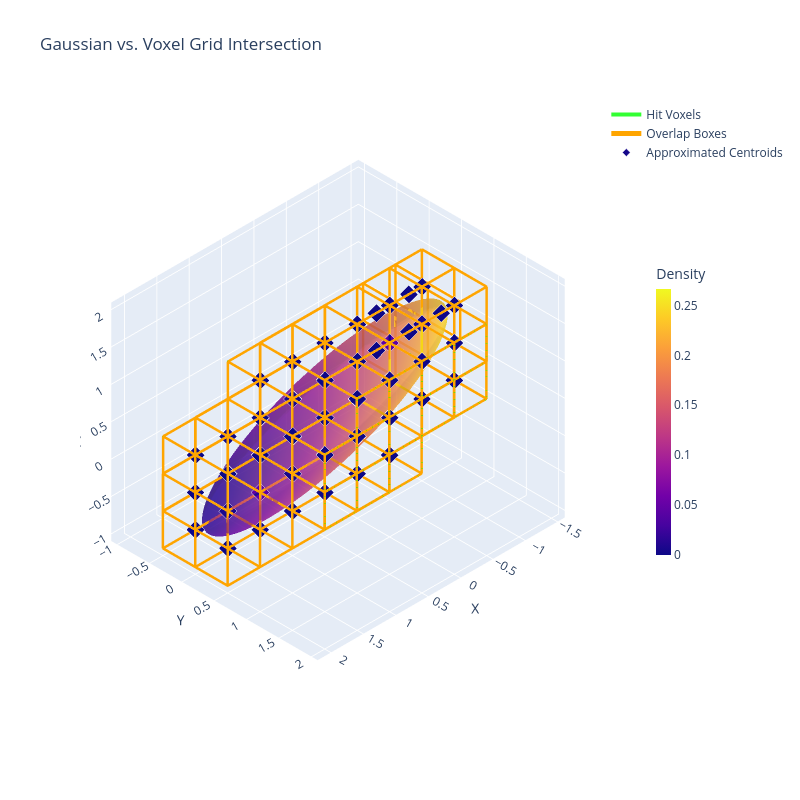

Notebook source saved alongside this figure:
### Code cell
for name in ["Missed Voxels", "Contact Points", "AABB"]:
    fig.update_traces(visible=False, selector=dict(name=name))

hit_vx_mins = vx_aabb_mins[out_voxel_ids]
hit_vx_maxs = vx_aabb_maxs[out_voxel_ids]
hit_gs_mins = aabb_min[out_gaus_ids]
hit_gs_maxs = aabb_max[out_gaus_ids]

overlap_mins = torch.max(hit_vx_mins, hit_gs_mins)
overlap_maxs = torch.min(hit_vx_maxs, hit_gs_maxs)

overlap_x, overlap_y, overlap_z = generate_batch_wireframe(overlap_mins, overlap_maxs)

if len(overlap_x) > 0:
    fig.add_trace(go.Scatter3d(
        x=overlap_x, y=overlap_y, z=overlap_z,
        mode='lines',
        line=dict(color='rgba(255, 165, 0, 1.0)', width=5), # Thick Orange
        name='Overlap Boxes'
    ))

if return_centroids and centroids is not None and len(centroids) > 0:
    centroids_np = centroids.cpu().numpy()
    densities_np = densities.cpu().numpy()
    
    fig.add_trace(go.Scatter3d(
        x=centroids_np[:, 0],
        y=centroids_np[:, 1],
        z=centroids_np[:, 2],
        mode='markers',
        marker=dict(
            color=densities_np,       # Map the color to the exact density value!
            colorscale='Plasma',      # 'Plasma' goes from very dark purple (0.0) to bright yellow (high)
            cmin=0.0,                 # Force 0.0 to be the darkest color
            cmax=float(densities_np.max()), # Force the max density to be the brightest color
            showscale=True,           # Adds a colorbar legend to the right side of the screen
            colorbar=dict(title="Density", thickness=15, len=0.5, xpad=50),
            size=6,
            symbol='diamond',
            line=dict(color='rgba(255, 255, 255, 0.5)', width=1) # Slight white outline
        ),
        name='Approximated Centroids'
    ))

fig.show()

### Figure 1 — Plotly figure (JSON) as saved in the notebook; plotly's stock layout.template omitted (floating-point values rounded to 4 significant figures; data arrays with more than 128 entries replaced by an {"elided": "..."} marker saying what was removed)
{"data": [{"colorscale": [[0, "#0d0887"], [0.1111, "#46039f"], [0.2222, "#7201a8"], [0.3333, "#9c179e"], [0.4444, "#bd3786"], [0.5556, "#d8576b"], [0.6667, "#ed7953"], [0.7778, "#fb9f3a"], [0.8889, "#fdca26"], [1, "#f0f921"]], "name": "Gaussian", "opacity": 0.6, "showscale": false, "type": "surface", "x": {"elided": "50x50 float values"}, "y": {"elided": "50x50 float values"}, "z": {"elided": "50x50 float values"}}, {"line": {"color": "red", "width": 4}, "mode": "lines", "name": "AABB", "type": "scatter3d", "visible": false, "x": [-1.092, 2.092, 2.092, -1.092, -1.092, null, -1.092, 2.092, 2.092, -1.092, -1.092, null, -1.092, -1.092, null, 2.092, 2.092, null, 2.092, 2.092, null, -1.092, -1.092], "y": [-0.9965, -0.9965, 1.997, 1.997, -0.9965, null, -0.9965, -0.9965, 1.997, 1.997, -0.9965, null, -0.9965, -0.9965, null, -0.9965, -0.9965, null, 1.997, 1.997, null, 1.997, 1.997], "z": [-1.003, -1.003, -1.003, -1.003, -1.003, null, 2.003, 2.003, 2.003, 2.003, 2.003, null, -1.003, 2.003, null, -1.003, 2.003, null, -1.003, 2.003, null, -1.003, 2.003]}, {"marker": {"color": "green", "size": 5}, "mode": "markers", "name": "Contact Points", "type": "scatter3d", "visible": false, "x": [2.092, 0.8909, 0.08391, -1.092, 0.1091, 0.9161], "y": [0.8674, 1.997, 1.72, 0.1326, -0.9965, -0.7198], "z": [0.1071, 1.725, 2.003, 0.8929, -0.7253, -1.003]}, {"line": {"color": "rgba(0, 0, 255, 0.3)", "width": 2}, "mode": "lines", "name": "Missed Voxels", "type": "scatter3d", "visible": false, "x": {"elided": "9624 float values"}, "y": {"elided": "9624 float values"}, "z": {"elided": "9624 float values"}}, {"line": {"color": "rgba(0, 255, 0, 0.8)", "width": 4}, "mode": "lines", "name": "Hit Voxels", "type": "scatter3d", "x": {"elided": "2664 float values"}, "y": {"elided": "2664 float values"}, "z": {"elided": "2664 float values"}}, {"line": {"color": "rgba(255, 165, 0, 1.0)", "width": 5}, "mode": "lines", "name": "Overlap Boxes", "type": "scatter3d", "x": {"elided": "2664 float values"}, "y": {"elided": "2664 float values"}, "z": {"elided": "2664 float values"}}, {"marker": {"cmax": 0.2664, "cmin": 0, "color": [0.004231, 0.001079, 0.001084, 0.06576, 0.06674, 0.008606, 0.008606, 0.06674, 0.06576, 0.001084, 0.001079, 0.004231, 0.2651, 0.2664, 8.26e-05, 0.01711, 0.09061, 0.01227, 0.0006673, 0.01227, 0.09061, 0.01711, 8.26e-05, 0.2664, 0.2651, 0.008479, 0.008479, 0.000113, 0.001656, 0.001732, 0.04603, 0.006294, 3.099e-06, 8.822e-05, 5.107e-06, 0.005829, 0.006294, 0.04603, 0.001732, 0.001656, 0.005524, 0.0007197, 0.0008049, 0.005829, 0.000113, 0.004052, 9.92e-05, 0.006744, 0.006845, 0.005959, 0.04446, 0.0003335, 1.195e-05, 0.0, 5.437e-06, 0.0, 1.149e-06, 0.006845, 0.006744, 0.04446, 0.005959, 0.0, 0.0, 0.0003435, 1.219e-05, 0.0, 4.114e-05, 0.0, 1.067e-06, 3.099e-06, 0.0, 5.107e-06, 0.0, 4.114e-05, 1.219e-05, 0.0003435, 4.496e-06, 3.08e-06, 0.0, 4.134e-05, 0.0, 0.004052, 0.0008049, 1.067e-06, 0.0, 4.386e-06, 0.0, 0.0, 5.437e-06, 1.195e-05, 0.0003335, 0.005524, 4.134e-05, 3.08e-06, 8.353e-05, 1.149e-06, 0.0, 9.92e-05, 4.386e-06, 0.0, 0.0, 4.496e-06, 0.0, 0.0, 0.0007197, 8.353e-05, 0.0004251, 8.822e-05, 0.0004406, 0.0003223, 0.0003444], "colorbar": {"len": 0.5, "thickness": 15, "title": {"text": "Density"}, "xpad": 50}, "colorscale": [[0, "#0d0887"], [0.1111, "#46039f"], [0.2222, "#7201a8"], [0.3333, "#9c179e"], [0.4444, "#bd3786"], [0.5556, "#d8576b"], [0.6667, "#ed7953"], [0.7778, "#fb9f3a"], [0.8889, "#fdca26"], [1, "#f0f921"]], "line": {"color": "rgba(255, 255, 255, 0.5)", "width": 1}, "showscale": true, "size": 6, "symbol": "diamond"}, "mode": "markers", "name": "Approximated Centroids", "type": "scatter3d", "x": [0.75, 0.75, 0.25, 0.25, 0.75, 0.75, 0.25, 0.25, 0.75, 0.75, 0.25, 0.25, 0.25, 0.75, 0.25, 0.75, 1.25, 1.75, -1.046, -0.75, -0.25, 0.25, 0.75, 0.25, 0.75, 0.75, 0.25, 1.25, -0.25, 1.25, 1.25, 1.75, 1.25, 1.75, 0.25, 1.25, -0.75, -0.25, -0.25, 1.25, 1.25, 1.75, -0.75, -0.25, -0.25, 0.75, 1.25, -0.25, 1.25, -0.75, -0.25, -0.75, -0.25, 0.25, 0.75, 1.25, 1.75, -0.25, 1.25, 1.25, 1.75, 0.75, -0.25, -0.75, -0.25, 0.25, 0.75, 1.25, 1.75, -0.25, 0.25, 0.75, 1.25, 0.25, 1.25, 1.75, 1.75, -0.25, 0.25, 0.75, 1.25, 0.25, 1.75, -0.75, 1.25, 1.75, -0.25, 0.75, 0.25, 1.25, 1.75, -0.25, 0.25, 1.25, 1.75, -0.75, -0.25, -0.25, -0.75, -0.25, 0.75, -0.75, -0.25, 0.75, -0.75, -0.75, -1.046, -0.75, -1.046, -1.046, -1.046], "y": [-0.7483, -0.25, -0.7483, -0.25, -0.25, 0.25, 0.75, 1.25, 1.25, 1.748, 1.25, 1.748, 0.25, 0.25, 0.75, 0.75, 0.75, 0.75, 0.25, 0.25, 0.25, 0.25, 0.25, 0.75, 0.75, 1.25, -0.25, -0.7483, -0.25, -0.25, 0.25, 0.25, 0.25, 0.25, -0.25, -0.25, 0.75, 0.75, 1.25, 1.25, 1.748, 1.748, 1.25, 1.25, 1.748, 1.748, 1.748, 0.25, 0.25, -0.25, -0.25, -0.25, -0.25, -0.25, -0.7483, -0.7483, -0.25, 0.75, 0.75, 1.25, 1.25, 0.25, -0.25, 0.25, 0.25, 0.25, 0.75, 0.75, 1.25, 0.75, 0.75, 1.25, 1.25, 0.25, 0.75, 0.75, 0.25, -0.7483, -0.7483, -0.25, -0.25, -0.7483, -0.25, -0.25, 0.25, 0.75, 0.25, 0.75, 1.748, 1.25, 1.25, -0.7483, 1.25, 1.748, 1.748, 1.25, 1.748, -0.7483, 0.25, 0.75, 1.25, 0.75, 1.25, 1.748, -0.7483, -0.7483, -0.25, 0.75, 0.25, -0.25, 0.75], "z": [-0.75, -0.75, -0.25, -0.25, -0.25, -0.25, 1.25, 1.25, 1.25, 1.25, 1.75, 1.75, 0.25, 0.25, 0.25, 0.25, 0.25, 0.25, 0.75, 0.75, 0.75, 0.75, 0.75, 0.75, 0.75, 0.75, 0.25, -0.75, -0.25, -0.25, -0.25, -0.25, -0.75, -0.75, -0.75, -0.75, 1.25, 1.25, 1.25, 1.25, 1.25, 1.25, 1.75, 1.75, 1.75, 1.75, 1.75, 0.25, 0.25, 0.25, 0.25, 0.75, 0.75, 0.75, -0.25, -0.25, -0.25, 0.75, 0.75, 0.75, 0.75, -0.75, -0.75, 1.25, 1.25, 1.25, 1.25, 1.25, 1.25, 1.75, 1.75, 1.75, 1.75, -0.25, -0.25, -0.25, 0.25, 0.25, 0.25, 0.25, 0.25, -0.75, -0.75, -0.25, 0.75, 0.75, -0.25, -0.25, 1.25, 0.25, 0.25, -0.25, 0.75, 0.75, 0.75, 1.25, 1.25, -0.75, 0.25, 0.25, 0.25, 0.75, 0.75, 0.75, -0.25, 0.25, 0.75, 1.75, 1.25, 0.25, 1.25]}], "layout": {"height": 800, "scene": {"aspectmode": "data", "camera": {"projection": {"type": "orthographic"}}, "xaxis": {"title": {"text": "X"}}, "yaxis": {"title": {"text": "Y"}}, "zaxis": {"title": {"text": "Z"}}}, "title": {"text": "Gaussian vs. Voxel Grid Intersection"}, "width": 800}}
